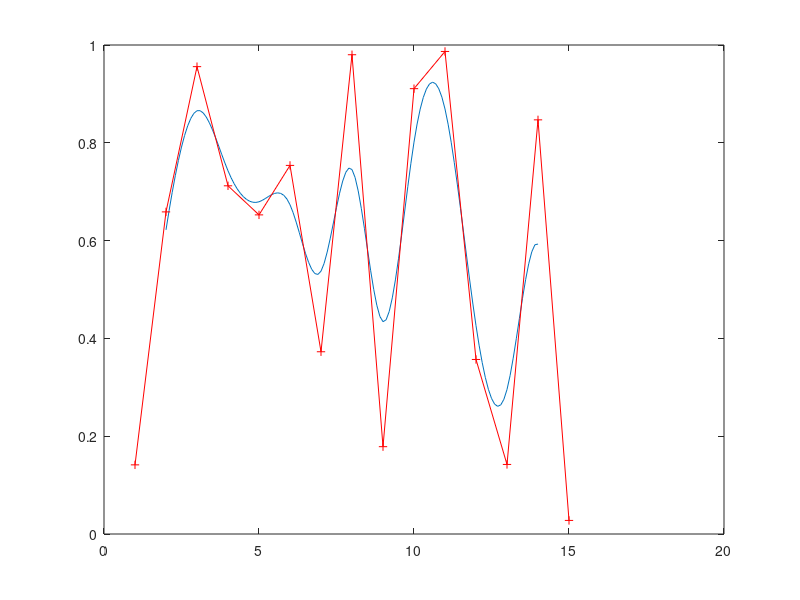

Write MATLAB code to recreate this figure.
N=15;
Y=rand(1,N);
X=1:N;

U=0:0.1:1;
A=[-1 3 -3 1;3 -6 3 0;-3 0 3 0;1 4 1 0];
QX=[];
QY=[];
for i = 1:(N-3)
    
    for u = U
        qix=1.0/6*[u^3 u^2 u 1]*A*[X(i) X(i+1) X(i+2) X(i+3)]';
        qiy=1.0/6*[u^3 u^2 u 1]*A*[Y(i) Y(i+1) Y(i+2) Y(i+3)]';
        QX=[QX qix];
        QY=[QY qiy];
    end
end

plot(QX, QY)
hold on
plot(X,Y,'r+-')